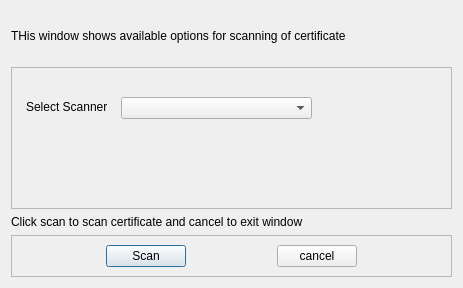
<?xml version="1.0" encoding="UTF-8"?>
<ui version="4.0">
 <class>ScanCert_Dlg</class>
 <widget class="QDialog" name="ScanCert_Dlg">
  <property name="geometry">
   <rect>
    <x>0</x>
    <y>0</y>
    <width>463</width>
    <height>288</height>
   </rect>
  </property>
  <property name="sizePolicy">
   <sizepolicy hsizetype="Preferred" vsizetype="Fixed">
    <horstretch>0</horstretch>
    <verstretch>0</verstretch>
   </sizepolicy>
  </property>
  <property name="windowTitle">
   <string>Scan Certificate</string>
  </property>
  <layout class="QGridLayout" name="gridLayout">
   <item row="0" column="0">
    <widget class="QLabel" name="label_2">
     <property name="minimumSize">
      <size>
       <width>0</width>
       <height>50</height>
      </size>
     </property>
     <property name="maximumSize">
      <size>
       <width>16777215</width>
       <height>50</height>
      </size>
     </property>
     <property name="text">
      <string>THis window shows available options for scanning of certificate</string>
     </property>
    </widget>
   </item>
   <item row="1" column="0">
    <widget class="QFrame" name="frame_2">
     <property name="sizePolicy">
      <sizepolicy hsizetype="Preferred" vsizetype="Minimum">
       <horstretch>0</horstretch>
       <verstretch>0</verstretch>
      </sizepolicy>
     </property>
     <property name="minimumSize">
      <size>
       <width>0</width>
       <height>100</height>
      </size>
     </property>
     <property name="frameShape">
      <enum>QFrame::StyledPanel</enum>
     </property>
     <property name="frameShadow">
      <enum>QFrame::Raised</enum>
     </property>
     <widget class="QLabel" name="label">
      <property name="geometry">
       <rect>
        <x>15</x>
        <y>30</y>
        <width>81</width>
        <height>20</height>
       </rect>
      </property>
      <property name="text">
       <string>Select Scanner:</string>
      </property>
     </widget>
     <widget class="QComboBox" name="selectScanner_Cbx">
      <property name="geometry">
       <rect>
        <x>110</x>
        <y>30</y>
        <width>191</width>
        <height>22</height>
       </rect>
      </property>
      <property name="toolTip">
       <string>&lt;html&gt;&lt;head/&gt;&lt;body&gt;&lt;p&gt;Select a scanner&lt;/p&gt;&lt;/body&gt;&lt;/html&gt;</string>
      </property>
     </widget>
    </widget>
   </item>
   <item row="2" column="0">
    <widget class="QLabel" name="ScanCert_Label">
     <property name="sizePolicy">
      <sizepolicy hsizetype="Preferred" vsizetype="Maximum">
       <horstretch>0</horstretch>
       <verstretch>0</verstretch>
      </sizepolicy>
     </property>
     <property name="text">
      <string>Click scan to scan certificate and cancel to exit window</string>
     </property>
    </widget>
   </item>
   <item row="3" column="0">
    <widget class="QFrame" name="frame">
     <property name="sizePolicy">
      <sizepolicy hsizetype="Preferred" vsizetype="Maximum">
       <horstretch>0</horstretch>
       <verstretch>0</verstretch>
      </sizepolicy>
     </property>
     <property name="frameShape">
      <enum>QFrame::StyledPanel</enum>
     </property>
     <property name="frameShadow">
      <enum>QFrame::Raised</enum>
     </property>
     <layout class="QGridLayout" name="gridLayout_2">
      <item row="2" column="0">
       <widget class="QPushButton" name="pushButton">
        <property name="sizePolicy">
         <sizepolicy hsizetype="Maximum" vsizetype="Fixed">
          <horstretch>0</horstretch>
          <verstretch>0</verstretch>
         </sizepolicy>
        </property>
        <property name="text">
         <string>Scan</string>
        </property>
       </widget>
      </item>
      <item row="2" column="1">
       <widget class="QPushButton" name="cancelBtn">
        <property name="sizePolicy">
         <sizepolicy hsizetype="Maximum" vsizetype="Fixed">
          <horstretch>0</horstretch>
          <verstretch>0</verstretch>
         </sizepolicy>
        </property>
        <property name="text">
         <string>cancel</string>
        </property>
       </widget>
      </item>
     </layout>
    </widget>
   </item>
  </layout>
 </widget>
 <resources/>
 <connections>
  <connection>
   <sender>cancelBtn</sender>
   <signal>clicked()</signal>
   <receiver>ScanCert_Dlg</receiver>
   <slot>accept()</slot>
   <hints>
    <hint type="sourcelabel">
     <x>315</x>
     <y>258</y>
    </hint>
    <hint type="destinationlabel">
     <x>231</x>
     <y>144</y>
    </hint>
   </hints>
  </connection>
 </connections>
</ui>
